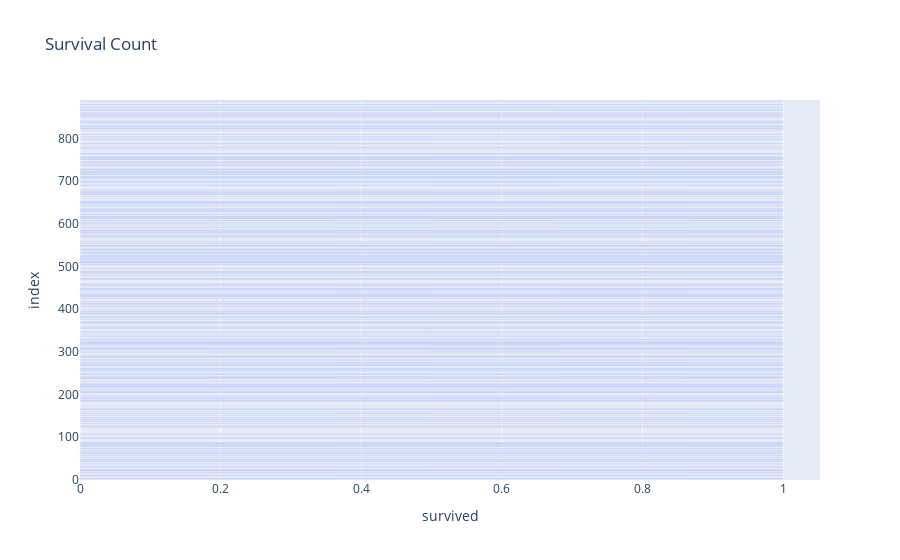

Notebook code for this chart:
### Code cell
import pandas as pd
import plotly.express as px

fig = px.bar(df, x="survived", title="Survival Count")
fig.show()

### Figure 1 — Plotly figure (JSON) as saved in the notebook; plotly's stock layout.template omitted (floating-point values rounded to 4 significant figures; data arrays with more than 128 entries replaced by an {"elided": "..."} marker saying what was removed)
{"data": [{"hovertemplate": "survived=%{x}<br>index=%{y}<extra></extra>", "legendgroup": "", "marker": {"color": "#636efa", "pattern": {"shape": ""}}, "name": "", "orientation": "h", "showlegend": false, "textposition": "auto", "type": "bar", "x": {"elided": "891 int values"}, "xaxis": "x", "y": {"elided": "891 int values"}, "yaxis": "y"}], "layout": {"barmode": "relative", "legend": {"tracegroupgap": 0}, "title": {"text": "Survival Count"}, "xaxis": {"anchor": "y", "domain": [0, 1], "title": {"text": "survived"}}, "yaxis": {"anchor": "x", "domain": [0, 1], "title": {"text": "index"}}}}
